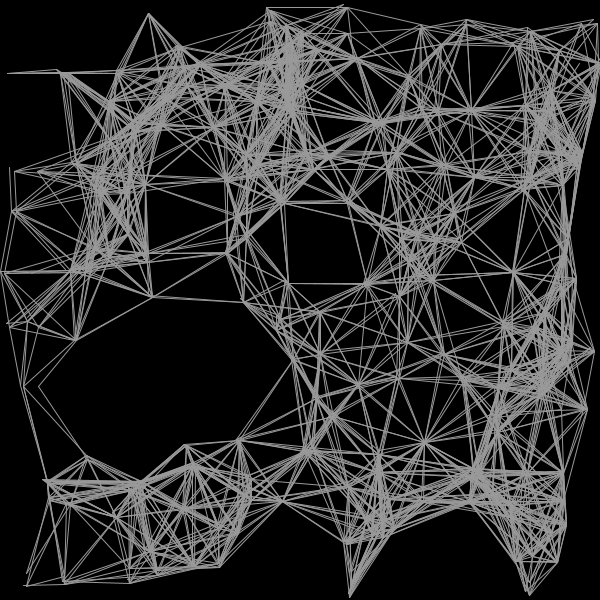
Frame 1 (no input)
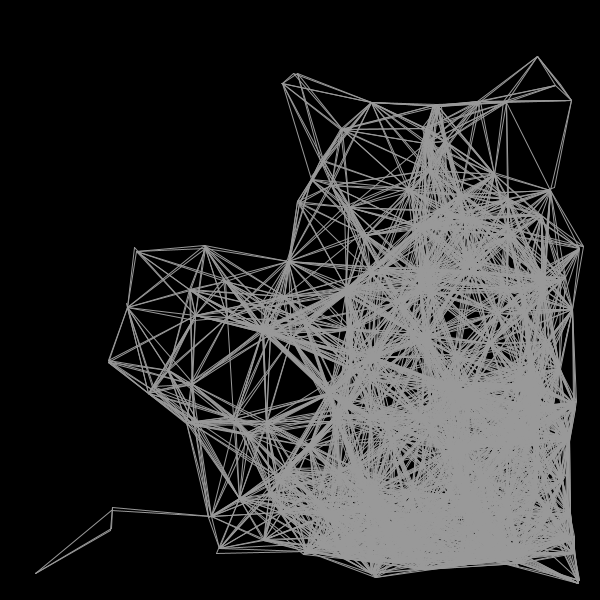
Frame 60 (the mouse pressed at the canvas centre just before this capture)
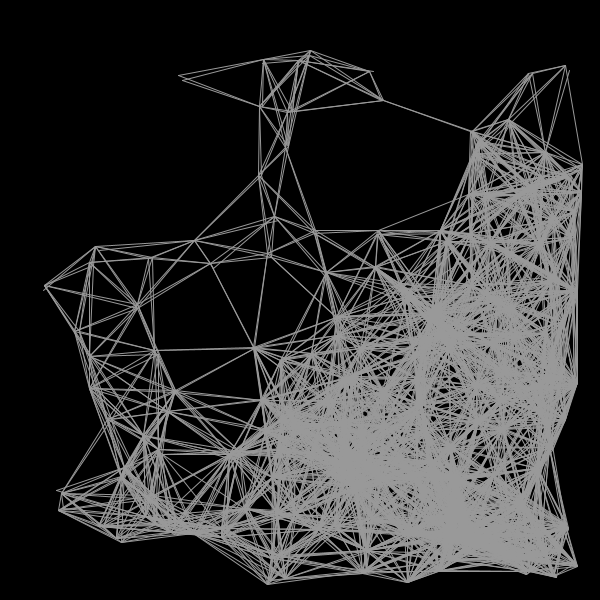
Frame 120 (the mouse held since frame 60 and released just before this capture)

The Processing sketch that drew these frames (run headless with seeded random() and noise(); from frame 60 on, the mouse is pressed at the canvas centre):

// Processing sketch: oop_class
// ── oop_class.pde
Ball[] myBalls;
int num = 200;
boolean displayBall;

void setup() {
  size(600, 600);
  background(0);
  initiateData();
}

void initiateData() {
  myBalls = new Ball[num];
  for (int i = 0; i < myBalls.length; i ++) {
    float r2 = random(20, 80);
    myBalls[i] = new Ball(random(width), random(height), r2);
  }
}

void draw() {
  background(0);
  for (int i = 0; i < myBalls.length; i ++) {
    fill(255);
    if (displayBall) {
      myBalls[i].show(i);
    }
    myBalls[i].update();
  }
}

void keyPressed() {
  if (key == 'r') {
    initiateData();
  }
  if (key == 'd') {
    if (displayBall) {
      displayBall = false;
    } else {
      displayBall = true;
    }
  }
}

// ── Ball.pde
class Ball {
  float xx ;
  float yy ;
  float dd ;
  float speedX = random(5);
  float speedY = random(5);

  Ball(float x, float y, float d) {
    xx = x;
    yy = y;
    dd = d;
  }

  void update() {
    run();
    connection();
    edge();
  }

  void edge() {
    if ((xx + dd/2)>width) {
      xx = width-dd/2;
      speedX *= -1;
    }
    if ((yy + dd/2)>height) {
      yy = height-dd/2;
      speedY *= -1;
    }
    if ((xx - dd/2)<0) {
      xx = dd/2;
      speedX *= -1;
    }
    if ((yy - dd/2)<0) {
      yy = dd/2;
      speedY *= -1;
    }
  }

  void run() {
    xx += speedX;
    yy += speedY;
  }

  void show(int index) {
    fill(255);
    ellipse(xx, yy, dd, dd);
    fill(0);
    textAlign(CENTER, CENTER);
    text(index, xx, yy);
  }

  void connection() {
    for (Ball b : myBalls) {
      float dd = sqrt((xx - b.xx)*(xx - b.xx) + 
        (yy - b.yy)*(yy - b.yy));
      if (dd < 100 && b!=this) {
        stroke(153);
        strokeWeight(1);
        line(xx, yy, b.xx, b.yy);
      }
    }
  }
}
